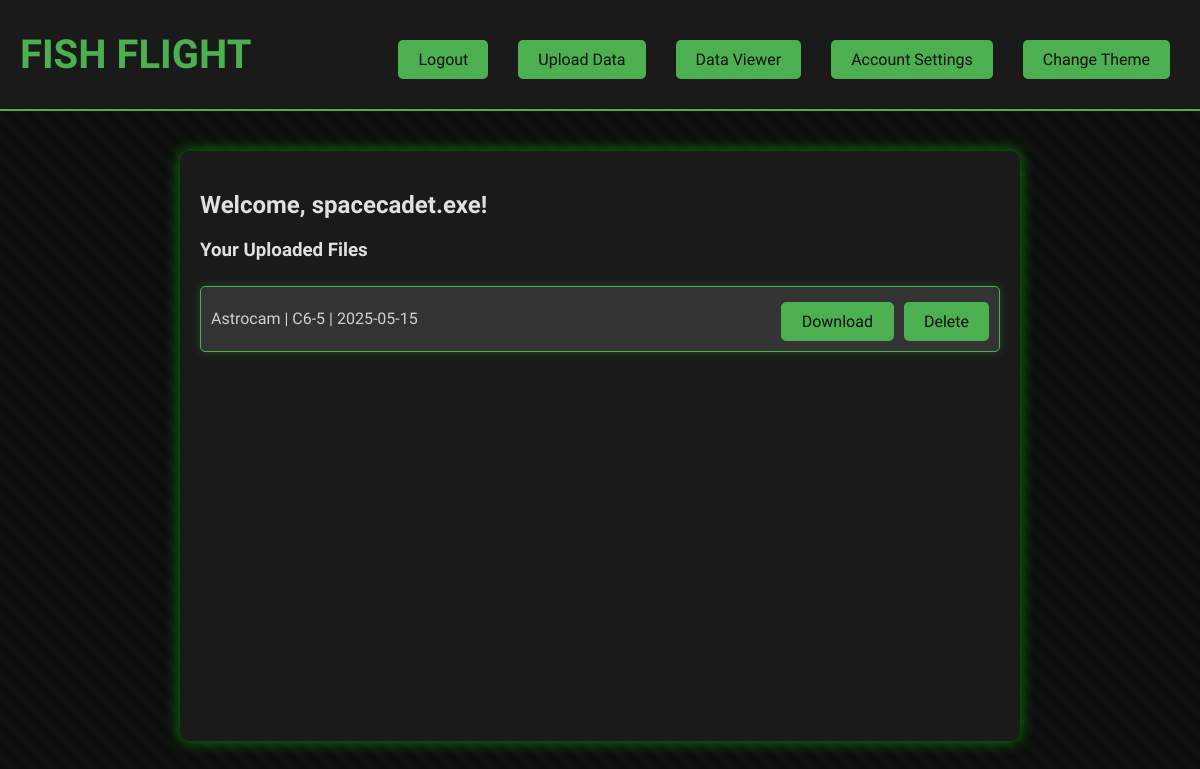
Before: /dashboard (signed in) with the older database file.
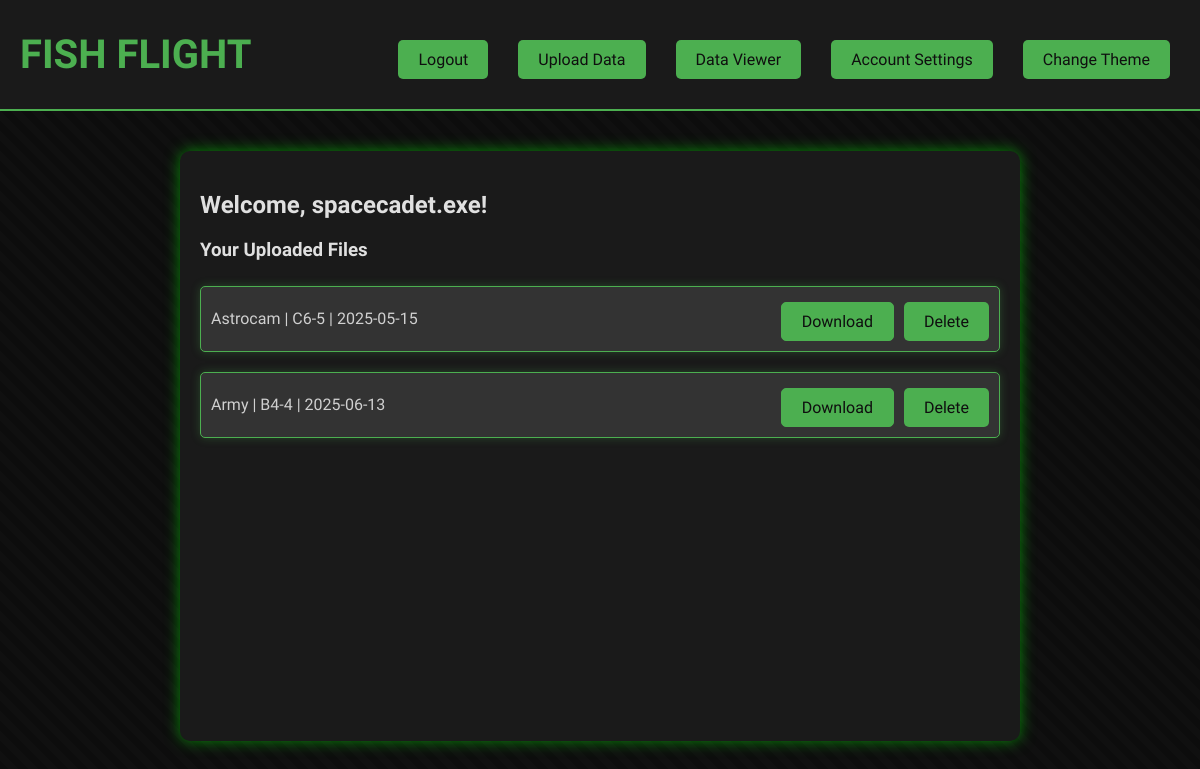
After: the same page with the newer database file.
### setup_db.py (models this page shows)
class CSVFile(Base):
    __tablename__ = 'csv_files'
    id = Column(Integer, primary_key=True)
    filename = Column(String, nullable=False)
    title = Column(String, nullable=False)
    launch_date = Column(String)  # You can use Date if you want stricter typing
    engine_class = Column(String)
    user_id = Column(Integer, ForeignKey('users.id'))
    upload_time = Column(DateTime, default=datetime.utcnow)
    user = relationship("User", backref="csv_files")

### app.py (the view)
@app.route('/dashboard')# Define the dashboard route
def dashboard():
    if "user_id" not in flask_session:# Check if the user is logged in
        flash("You need to login first", "warning")
        return redirect(url_for('index'))  # Redirect to the index page if the user is not logged in
    if 'first_login' in flask_session and flask_session['first_login']:# Check if it's the first time visiting the dashboard after login or logout
        flash("Welcome back, {}!".format(flask_session["username"]), "info")
        flask_session['first_login'] = False  # Set 'first_login' to False after showing the message
    user_id = flask_session["user_id"]# Get the current user's ID from the session
    files = db_session.query(CSVFile).filter_by(user_id=user_id).all()# Query the database for files uploaded by the current user
    return render_template('dashboard.html', user_id=flask_session["user_id"], username=flask_session["username"], files=files)# Render the dashboard page and store the current user's id and username in the session

### templates/dashboard.html (shortened to what this page needs)
<!DOCTYPE html>
<html lang="en">
<head>
    <link rel="stylesheet" href="{{ url_for('static', filename='css/' + (session.get('theme') or 'halo.css')) }}">
</head>
<body>
    <header>
        <h1><a href="{{ url_for('dashboard') }}">Fish Flight</a></h1>
        <div class="header-buttons">
            <a href="{{ url_for('logout') }}" class="button">Logout</a>
            <a href="{{ url_for('upload') }}" class="button">Upload Data</a>
            <a href="{{ url_for('visualiser') }}" class="button">Data Viewer</a>
            <a href="" class="button">Account Settings</a>
            <div class="dropdown" style="position: relative;">
                <a class="button" onclick="toggleThemeMenu()">Change Theme</a>
            </div>
        </div>
    </header>
    <main>
        <div class="content-box">
            <h2>Welcome, {{ username }}!</h2>
            {% if files %}
            <h3>Your Uploaded Files</h3>
            <ul class="file-actions">
                {% for file in files %}
                <li>{{ file.title }} | {{ file.engine_class }} | {{ file.upload_time.strftime('%Y-%m-%d') }}
                    <div class="file-buttons">
                        <a href="{{ url_for('download_file', file_id=file.id) }}" class="file-button">Download</a>
                        <form action="{{ url_for('delete_file', file_id=file.id) }}" method="POST" style="display:inline;">
                            <button type="submit" class="file-button">Delete</button>
                        </form>
                    </div>
                </li>
                {% endfor %}
            </ul>
            {% else %}
            <p>You haven't uploaded any files yet.</p>
            {% endif %}
        </div>
    </main>
</body>
</html>

Changed rows visible on the page:
added CSVFile: title "Army", engine_class "B4-4", upload_time "2025-06-13"
